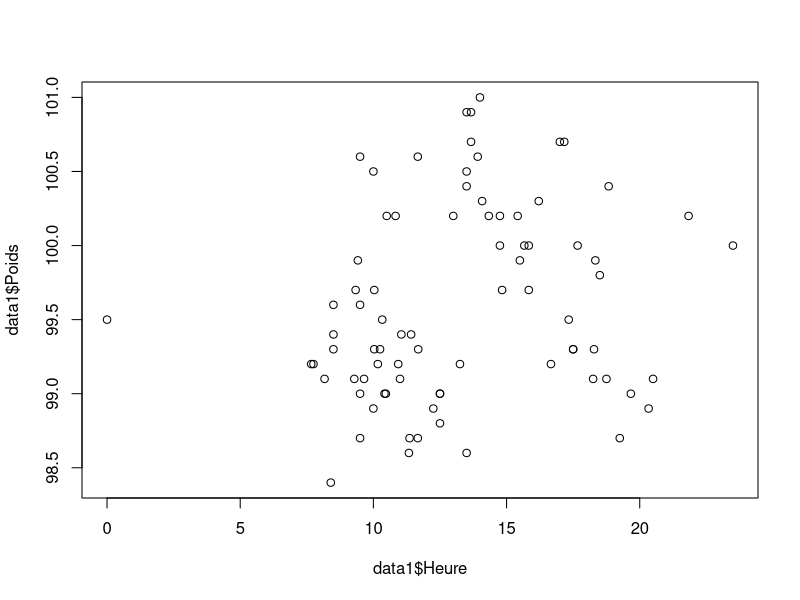
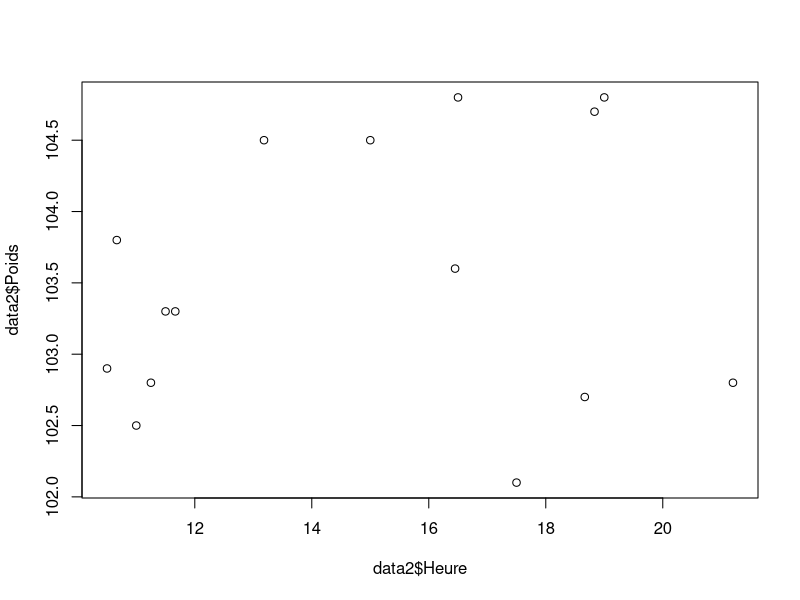
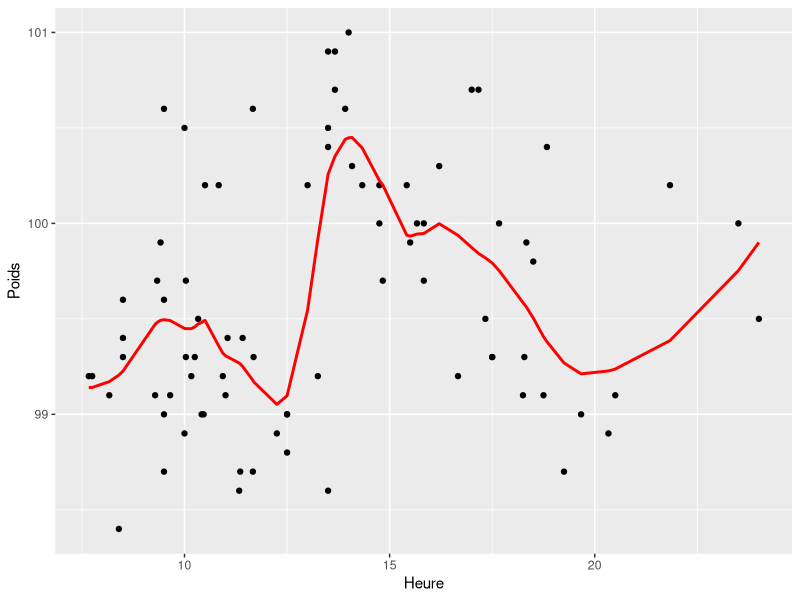
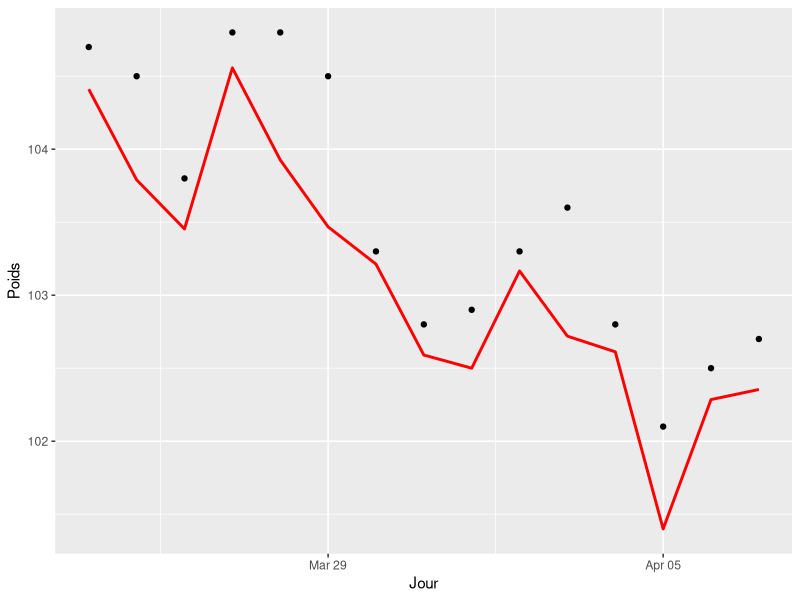
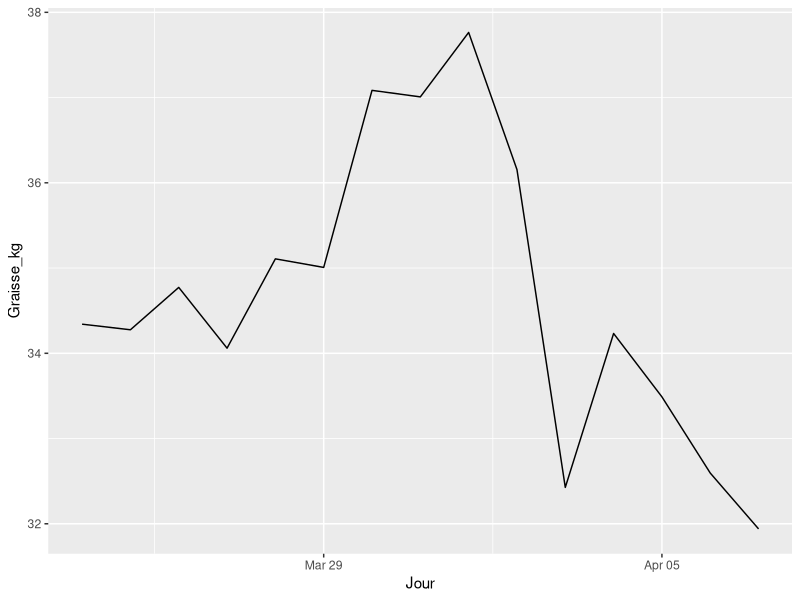
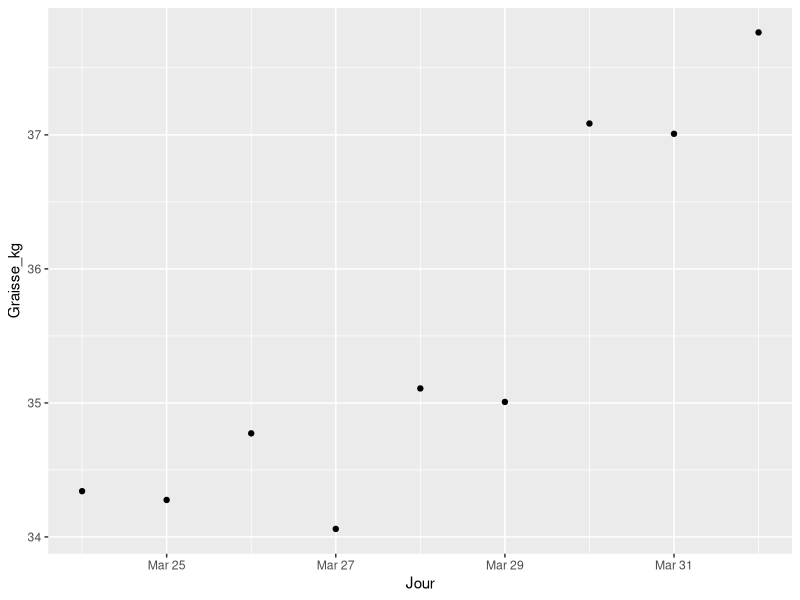
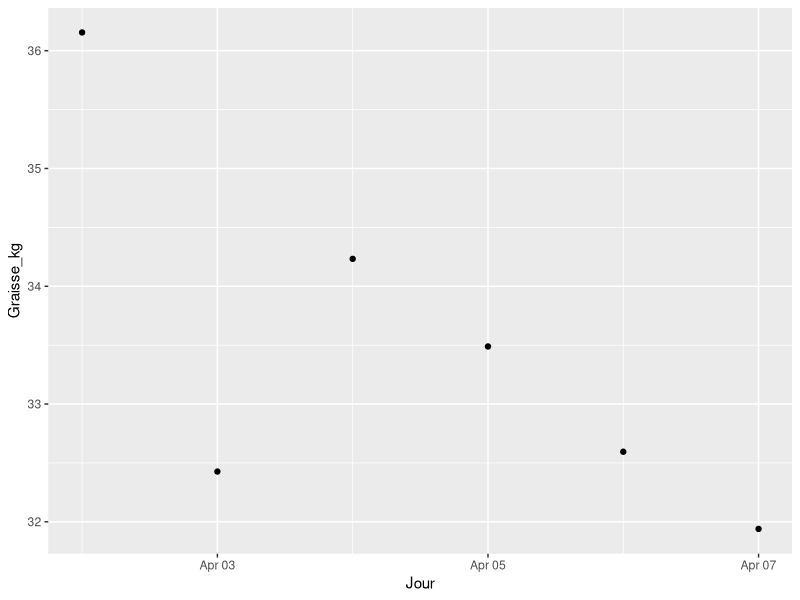
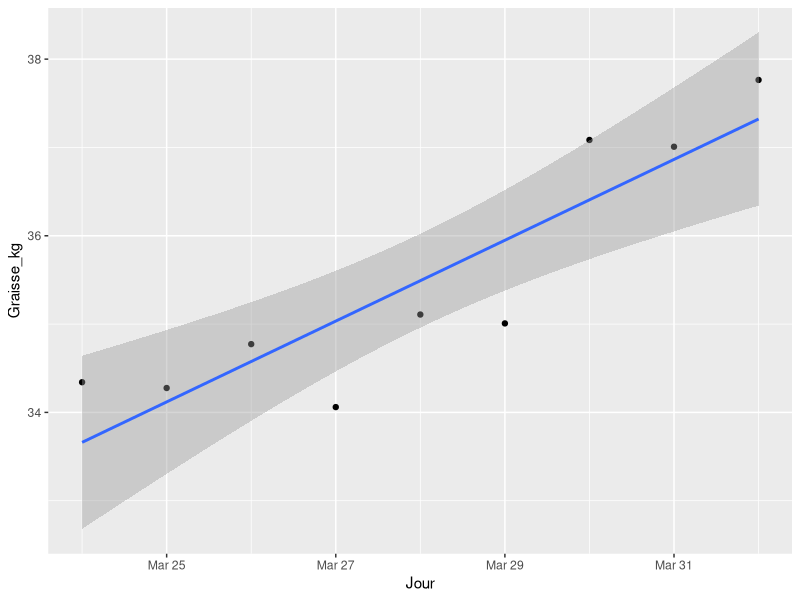

Reproduce these figures in R, in order.
## ---- chunk 1
library(readxl)
data1 <- read_excel("poids.xlsx", sheet = "Poids_phase_1")
## ---- chunk 2
library(readxl)
data2 <- read_excel("poids.xlsx", sheet = "Poids_phase_2")
## ---- chunk 3
# un head pour voir les 6 premières valeurs
head(data1)
## ---- chunk 4
# un head pour voir les 6 premières valeurs
head(data2)
## ---- chunk 5
# on le met en dataframe
data1 <- as.data.frame(data1)
## ---- chunk 6
# on le met en dataframe
data2 <- as.data.frame(data2)
## ---- chunk 7
data1$Jour <- as.Date(data1$Jour, format = "%d/%m/%y")
## ---- chunk 8
head(data1)
## ---- chunk 9
data2$Jour <- as.Date(data2$Jour)
## ---- chunk 10
head(data2)
## ---- chunk 11
## view des deux datasets
View(data1)
View(data2)
## ---- chunk 12
any(is.na(data1$Poids))
## ---- chunk 13
length(which(is.na(data1$Poids)== TRUE))
## ---- chunk 14
data1 <- data1[-which(is.na(data1$Poids)== TRUE),]
## ---- chunk 15
any(is.na(data1$Poids)) # Vérifie si des valeurs manquantes existent dans Poids
## ---- chunk 16
is.numeric(data1$Poids)
## ---- chunk 17
any(is.na(data2$Poids))
## ---- chunk 18
is.numeric(data1$Heure) # ce ne sont pas des données numériques
any(is.na(data1$Heure)) # il y a des na
## ---- chunk 19
library(hms)
data1$Heure <- as_hms(strptime(gsub("h", ":", data1$Heure), format = "%H:%M"))

## ---- chunk 20
# convertissons les heures en format décimal
data1$Heure <- ifelse(is.na(data1$Heure), NA, as.numeric(format(strptime(data1$Heure, "%H:%M"), "%H")) +
                           as.numeric(format(strptime(data1$Heure, "%H:%M"), "%M")) / 60)

## ---- chunk 21
# imputons les heures manquantes
# l'idée ici est de trouver le mean des heures les plus proches : c'est la métode d'interpolation
# Installer le package "zoo" si nécessaire
library(zoo)

# Fonction pour interpoler les NA par la moyenne des voisins
data1$Heure <- zoo::na.approx(data1$Heure, na.rm = FALSE)

## ---- chunk 22
is.numeric(data2$Heure) # ce ne sont pas des données numériques
any(is.na(data2$Heure)) # il n'y a pas des na
## ---- chunk 23
library(hms)
data2$Heure <- as_hms(strptime(gsub("h", ":", data2$Heure), format = "%H:%M"))

## ---- chunk 24
# convertissons les heures en format décimal
data2$Heure <- ifelse(is.na(data2$Heure), NA, as.numeric(format(strptime(data2$Heure, "%H:%M"), "%H")) +
                           as.numeric(format(strptime(data2$Heure, "%H:%M"), "%M")) / 60)

## ---- chunk 25
plot(x=data1$Heure, y=data1$Poids)
## ---- chunk 26
p <- which(data1$Heure == 0)
## ---- chunk 27
data1$Heure[p] = 24
## ---- chunk 28
plot(x=data2$Heure, y=data2$Poids)
## ---- chunk 29
res_loess <- loess(Poids~Heure,data=data1,span = 0.3)
## ---- chunk 30
## ajoutons une colonne des valeurs ajustées dans le data1frame
data1$y <- res_loess$fitted
## ---- chunk 31
## representation graphique
library(ggplot2)
ggplot(data1,aes(x=Heure,y=Poids)) +
geom_point() +
geom_line(aes(y=y),col="red",size=1)

## ---- chunk 32
valeur_lisse_midi <- predict(res_loess, 12.00)
valeur_lisse_midi
## ---- chunk 33
# on calcule les predictions du poids a midi des jours de la 2e phase
data2$poids_lisse <- predict(res_loess, data2$Heure)
## ---- chunk 34
# on calcule lecart entre la valeur lisse a midi et ces poids a midi
data2$ecart <- valeur_lisse_midi - data2$poids_lisse
## ---- chunk 35
data2$poids_midi <- data2$Poids + data2$ecart
## ---- chunk 36
## representation graphique
library(ggplot2)
ggplot(data2,aes(x=Jour,y=Poids)) +
geom_point() +
geom_line(aes(y=poids_midi),col="red",size=1)
## ---- chunk 37
data2$Graisse_kg <- (data2$`Graisse_%` *data2$Poids)/100
## ---- chunk 38
library(ggplot2)
ggplot(data2,aes(x=Jour,y=Graisse_kg)) +
geom_line()
## ---- chunk 39
data2$Graisse_kg[1] - data2$Graisse_kg[length(data2$Jour)]
## ---- chunk 40
data2$Jour_num <- as.numeric(as.Date(data2$Jour))
## ---- chunk 41
mode(data2$Jour_num)
## ---- chunk 42
# le point le plus haut (jour où il a atteint la quantité de matière grace maximum est 2021-04-01)

which(data2$Graisse_kg==max(data2$Graisse_kg))

## ---- chunk 43
to = which(data2$Graisse_kg==max(data2$Graisse_kg))
## ---- chunk 44
to
## ---- chunk 45
ech1 <- data2[(1:to),]
## ---- chunk 46
ech2 <- data2[-(1:to),]
## ---- chunk 47
head(ech1)
## ---- chunk 48
library(ggplot2)
ggplot(ech1,aes(x=Jour,y=Graisse_kg)) +
geom_point()
## ---- chunk 49
library(ggplot2)
ggplot(ech2,aes(x=Jour,y=Graisse_kg)) +
geom_point()
## ---- chunk 50
res_lm1 <- lm(Graisse_kg~Jour_num, data=ech1)
## ---- chunk 51
library(ggplot2)
ggplot(ech1,aes(x=Jour,y=Graisse_kg)) +
geom_point()+
geom_smooth(method = "lm", se = TRUE)

## ---- chunk 52
res_lm2 <- lm(Graisse_kg~Jour_num, data=ech2)
## ---- chunk 53
library(ggplot2)
ggplot(ech2,aes(x=Jour,y=Graisse_kg)) +
geom_point()+
geom_smooth(method = "lm", se = TRUE)

## ---- chunk 54
t1 <- as.numeric(as.Date("2021-04-08"))
t2 <- as.numeric(as.Date("2021-04-09"))
t3 <- as.numeric(as.Date("2021-04-10"))

## ---- chunk 55
data3 <- data.frame(c(t1,t2,t3))
## ---- chunk 56
colnames(data3) <- "Jour_num"
## ---- chunk 57
data3
## ---- chunk 58
graisse_predict <- predict.lm(res_lm2, data3)
graisse_predict
## ---- chunk 59
data3$Jour <- c(as.Date("2021-04-08"), as.Date("2021-04-09"), as.Date("2021-04-10"))
data3$Graisse_kg <- graisse_predict
## ---- chunk 60
data3
## ---- chunk 61
library(ggplot2)
ggplot(ech2,aes(x=Jour,y=Graisse_kg)) +
geom_point()+
geom_smooth(method = "lm", se = TRUE)+
geom_point(data = data3, aes(x = Jour, y = Graisse_kg), color = "red")


## ---- chunk 62
data2$Graisse_kg[1] - data3$Graisse_kg[length(data3$Graisse_kg)]
